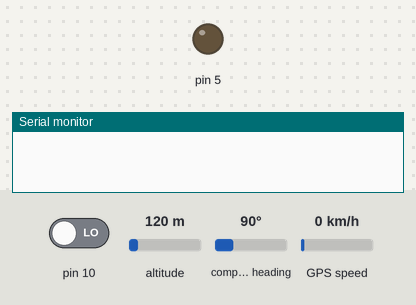
Recording of a sketch running on a simulated Arduino Nano, built with avr-gcc and run on an emulated ATmega328P. Parts: output pins drawn as LEDs (lit = HIGH), the last lines printed to the serial monitor. The test bench sets the inputs (shaded band); at power-on: pin 10 LOW, compass heading 90°, altitude 120 m, GPS speed 0 km/h. The GPS gets a fix after 3 s at 37.7749, -122.4194 with 8 satellites; the modem accepts every AT command (registered, SIM ready, sends succeed) and sends nothing else.

Above: at 1.2 s.
1.3 s: pin 10 driven HIGH
At 1.8 s:
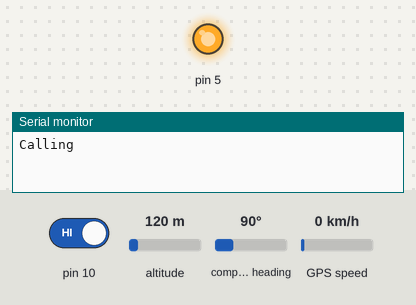
2.8 s: compass heading set to 7°
Timing chart, 0 to 5.8 s (numbered marks = the images above; inputs shaded):
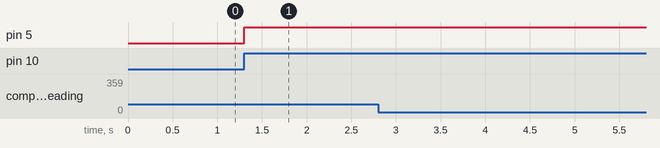

Measured:
- after the input at 1.3 s, pin 5: LOW → HIGH at once

The sketch:

Safety_Device_Arduino_Nano-Code.ino
```cpp
#include <LiquidCrystal.h>
#include <TinyGPS++.h>
#include <SoftwareSerial.h>
static const int a = 2, b = 3;
static const uint32_t gps_1 = 9600;
TinyGPSPlus gps;
SoftwareSerial pins(a, b);
float latitude, longitude;
void setup()
{
  pins.begin(gps_1);
  Serial.begin(19200);
  pinMode(10,INPUT);
  pinMode(5, OUTPUT);
}
void loop()
{
  int key = digitalRead(10);
  while (pins.available() > 0)
  {
    gps.encode(pins.read());
    if (gps.location.isUpdated())
    {
      latitude = gps.location.lat();
      longitude = gps.location.lng();
    }
    else;
  }
  if(key==1)
  {
    digitalWrite(5,HIGH);
    call();
    digitalWrite(5,LOW);
  }
}
void call()
{
  Serial.begin(9600);
  Serial.println("Calling");
  delay(1000);
  pins.println("AT");
  updateS();
  pins.println("ATD+ +AAXXXXXXXXXX;");
  updateS();
  delay(40000);
  pins.println("ATH");
  sms();
  updateS();
}
void sms()
{
    Serial.print("AT+CMGF=1\r");
    delay(100);
    Serial.println("AT+CMGS =\"+91XXXXXXXXXX\"");
    delay(100);
    Serial.println("HELP! Location:");
    Serial.println(String("Latitude: ")+String(latitude));
    Serial.println(String("Longitude: ")+String(longitude));
    delay(100);
    Serial.println();
    delay(3000);
}
void updateS()
{
  delay(800);
  while (Serial.available())
  {
    pins.write(Serial.read());
  }
  while(pins.available())
  {
    Serial.write(pins.read());
  }
}
```
